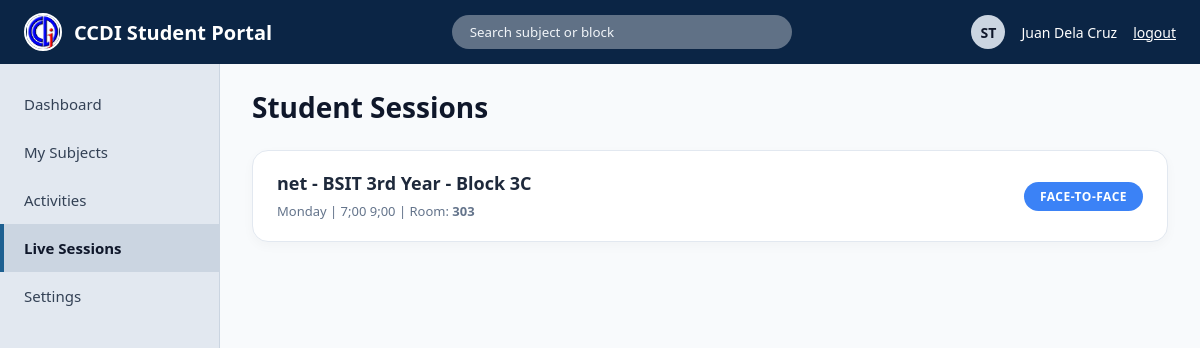
/live_sessions.php (signed in), run on the app's committed database.
### tables this page shows
CREATE TABLE `users` (
  `id` int(11) NOT NULL AUTO_INCREMENT,
  `full_name` varchar(100) NOT NULL,
  `email` varchar(100) NOT NULL,
  `password` varchar(255) NOT NULL,
  `course` varchar(100) DEFAULT 'Bachelor of Science in Information Technology (BSIT)',
  `block` varchar(20) DEFAULT 'Block - 3B',
  `role` enum('student','teacher','admin') DEFAULT 'student',
  `program` varchar(100) DEFAULT NULL,
  `username` varchar(50) DEFAULT NULL,
  `STATUS` varchar(20) DEFAULT 'Approved',
  `department` varchar(50) DEFAULT 'BSIT Department',
  `year_level` varchar(20),
  `profile_pic` varchar(255) DEFAULT NULL,
  `student_id` varchar(50) DEFAULT NULL,
  `student_number` varchar(50) DEFAULT NULL,
  PRIMARY KEY (`id`),
  UNIQUE KEY `email` (`email`),
  UNIQUE KEY `username` (`username`),
  UNIQUE KEY `uq_users_student_id` (`student_id`),
  UNIQUE KEY `uq_student_number` (`student_number`)
);

CREATE TABLE `room_schedules` (
  `id` int(11) NOT NULL AUTO_INCREMENT,
  `teacher_id` int(11) DEFAULT NULL,
  `room_name` varchar(50) NOT NULL,
  `day_of_week` varchar(20) DEFAULT 'Monday',
  `program_code` varchar(30) DEFAULT 'BSIT',
  `year_level` varchar(30) DEFAULT '1st Year',
  `subject_name` varchar(120) DEFAULT NULL,
  `block_name` varchar(60) DEFAULT NULL,
  `subject_block` varchar(100) NOT NULL,
  `time_slot` varchar(50) NOT NULL,
  `session_mode` varchar(30) DEFAULT 'Face to Face',
  PRIMARY KEY (`id`)
);

### live_sessions.php (the view, shortened to what this page needs)
<?php
include 'db.php';
$avatar_pic = trim((string)($teacher['profile_pic'] ?? $_SESSION['profile_pic'] ?? ''));
$has_avatar_pic = ($avatar_pic !== '' && file_exists(__DIR__ . '/' . $avatar_pic));
$student_id = intval($_SESSION['user_id']);
$student_query = $conn->query("SELECT full_name, program, block FROM users WHERE id = $student_id LIMIT 1");
$student = ($student_query && $student_query->num_rows > 0) ? $student_query->fetch_assoc() : [];
$student_name = trim((string)($student['full_name'] ?? $_SESSION['full_name'] ?? $_SESSION['username'] ?? 'Student'));
$raw_program = trim($student['program'] ?? '');
if (preg_match('/\(([A-Za-z0-9]+)\)/', $raw_program, $matches)) {
    $student_program = strtoupper(trim($matches[1]));
} else {
    $student_program = strtoupper($raw_program);
}
$raw_block = trim($student['block'] ?? '');
$clean_block = strtoupper(trim(preg_replace('/^block\s*-?\s*/i', '', $raw_block)));
$norm_block  = str_replace('-', '', $clean_block);
$display_label = trim($student_program . ' - ' . $clean_block, ' -');
$safe_norm = $conn->real_escape_string($norm_block);
$conditions = [];
if ($safe_norm !== '') {
    $conditions[] = "UPPER(REPLACE(REPLACE(TRIM(subject_block), 'BLOCK', ''), '-', '')) LIKE '%$safe_norm%'";
}
$where_sql = !empty($conditions) ? "(" . implode(" OR ", $conditions) . ")" : "1=1";
$sessions_query = $conn->query("
    SELECT *
    FROM room_schedules
    WHERE $where_sql
    ORDER BY id DESC
");
?>
<!DOCTYPE html>
<html lang="en">
<head>
    <link rel="stylesheet" href="style.css">
</head>
<body>
    <header class="topbar" style="background-color: #0b2545;">
        <div class="brand">
            <div class="brand-logo"><img src="logo.jpg" alt="logo" style="width:100%; height:100%; object-fit:contain;"></div>
            <span>CCDI Student Portal</span>
        </div>
        <input type="text" id="studentSubjectSearch" class="search-bar" placeholder="Search subject or block">
        <div class="user-menu">
        <div class="user-avatar" style="overflow:hidden; padding:0; display:flex; align-items:center; justify-content:center;">
          <?php if ($has_avatar_pic): ?>
          <img src="<?php echo htmlspecialchars($avatar_pic); ?>" alt="Student Profile" style="width:100%; height:100%; object-fit:cover; display:block;">
          <?php else: ?>
          ST
          <?php endif; ?>
        </div>
            <span><?php echo htmlspecialchars($student_name); ?></span>
            <a href="logout.php" class="logout-link">logout</a>
        </div>
    </header>
    <nav class="sidebar">
        <a href="dashboard.php">Dashboard</a>
        <a href="subjects.php">My Subjects</a>
        <a href="activity_feed.php">Activities</a>
        <a href="live_sessions.php" class="active">Live Sessions</a>
        <a href="settings.php">Settings</a>
    </nav>
    <main class="main-wrapper">
        <div class="page-header" style="margin-bottom: 24px;">
            <h1 style="font-size: 28px; font-weight: 800; color: #0f172a;">Student Sessions</h1>
        </div>
        <div class="panel-card" style="background: transparent; padding: 0; box-shadow: none;">
            <?php if ($sessions_query && $sessions_query->num_rows > 0): ?>
                <?php while ($row = $sessions_query->fetch_assoc()): ?>
                    <?php
                        $room = trim($row['room_name'] ?? '');
                        $is_live = (stripos($room, 'online') !== false || stripos($room, 'live') !== false || empty($room));
                    ?>
                    <div class="session-card">
                        <div>
                            <h3 style="font-size: 18px; font-weight: 700; color: #1e293b; margin: 0 0 4px 0;">
                                <?php echo htmlspecialchars($row['subject_block'] ?? 'Subject Session'); ?>
                            </h3>
                            <span style="font-size: 13px; color: #64748b;">
                                <?php echo htmlspecialchars($row['day_of_week'] ?? ''); ?>
                                <?php if (!empty($row['time_slot'])): ?>
                                    | <?php echo htmlspecialchars($row['time_slot']); ?>
                                <?php endif; ?>
                                <?php if (!$is_live): ?>
                                    | Room: <strong><?php echo htmlspecialchars($room); ?></strong>
                                <?php endif; ?>
                            </span>
                        </div>
                        <div style="display: flex; align-items: center; gap: 12px;">
                            <?php if ($is_live): ?>
                                <span class="badge-live">LIVE</span>
                            <?php else: ?>
                                <span class="badge-f2f">Face-to-Face</span>
                            <?php endif; ?>
                        </div>
                    </div>
                <?php endwhile; ?>
            <?php else: ?>
                <div style="background: white; padding: 30px; border-radius: 16px; border: 1px solid #e2e8f0; text-align: center; color: #64748b;">
                    There is no schedule set yet for your block. (<strong><?php echo htmlspecialchars($display_label !== '' ? $display_label : 'N/A'); ?></strong>).
                </div>
            <?php endif; ?>
        </div>
    </main>
</body>
</html>

### style.css (style rules this page uses)
.user-avatar { width: 36px; height: 36px; border-radius: 50%; overflow: hidden; flex-shrink: 0; }
* { box-sizing: border-box; margin: 0; padding: 0; font-family: 'Segoe UI', Tahoma, Geneva, Verdana, sans-serif; }
body { background-color: #f0f4f8; color: #1e293b; }
.topbar { background-color: #1e6091; color: white; height: 64px; padding: 0 24px; display: flex; align-items: center; justify-content: space-between; position: fixed; top: 0; left: 0; right: 0; z-index: 100; }
.brand { display: flex; align-items: center; gap: 12px; font-size: 20px; font-weight: 700; }
.brand-logo { width: 38px; height: 38px; border: 2px solid #ffffff; border-radius: 50%; overflow: hidden; display: flex; align-items: center; justify-content: center; }
.search-bar { background-color: rgba(255, 255, 255, 0.35); border-radius: 20px; padding: 8px 18px; width: 340px; border: none; color: white; outline: none; }
.search-bar::placeholder { color: #f1f5f9; }
.user-menu { display: flex; align-items: center; gap: 16px; font-size: 14px; }
.user-avatar { width: 34px; height: 34px; border-radius: 50%; background-color: #cbd5e1; color: #0f172a; display: flex; align-items: center; justify-content: center; font-weight: bold; }
.logout-link { color: white; text-decoration: underline; }
.sidebar { width: 220px; background-color: #e2e8f0; position: fixed; top: 64px; bottom: 0; left: 0; padding-top: 16px; border-right: 1px solid #cbd5e1; }
.sidebar a { display: flex; align-items: center; gap: 12px; padding: 14px 20px; color: #334155; text-decoration: none; font-size: 15px; font-weight: 500; border-left: 4px solid transparent; }
.sidebar a:hover, .sidebar a.active { background-color: #cbd5e1; color: #0f172a; font-weight: 600; border-left: 4px solid #1e6091; }
.main-wrapper { margin-left: 220px; margin-top: 64px; padding: 24px 32px; }
.page-header h1 { font-size: 24px; color: #0f172a; }
.panel-card { background-color: #ffffff; border-radius: 12px; padding: 22px; box-shadow: 0 2px 8px rgba(0, 0, 0, 0.05); }

### live_sessions.php (style rules this page uses)
:root { --primary: #1e6091; --bg-light: #f8fafc; --text-main: #1e293b; }
body { background-color: var(--bg-light); font-family: 'Segoe UI', Tahoma, Geneva, Verdana, sans-serif; color: var(--text-main); }
.session-card { background: white; border-radius: 16px; padding: 20px 24px; margin-bottom: 16px; display: flex; justify-content: space-between; align-items: center; box-shadow: 0 4px 12px rgba(0,0,0,0.03); border: 1px solid #e2e8f0; }
.badge-f2f { background: #3b82f6; color: white; padding: 6px 16px; border-radius: 20px; font-size: 12px; font-weight: 800; text-transform: uppercase; letter-spacing: 0.5px; }

### data on the page
users: full_name "Juan Dela Cruz"
room_schedules: subject_block "net - BSIT 3rd Year - Block 3C", day_of_week "Monday", time_slot "7;00 9;00", room_name "303", shows "FACE-TO-FACE"
